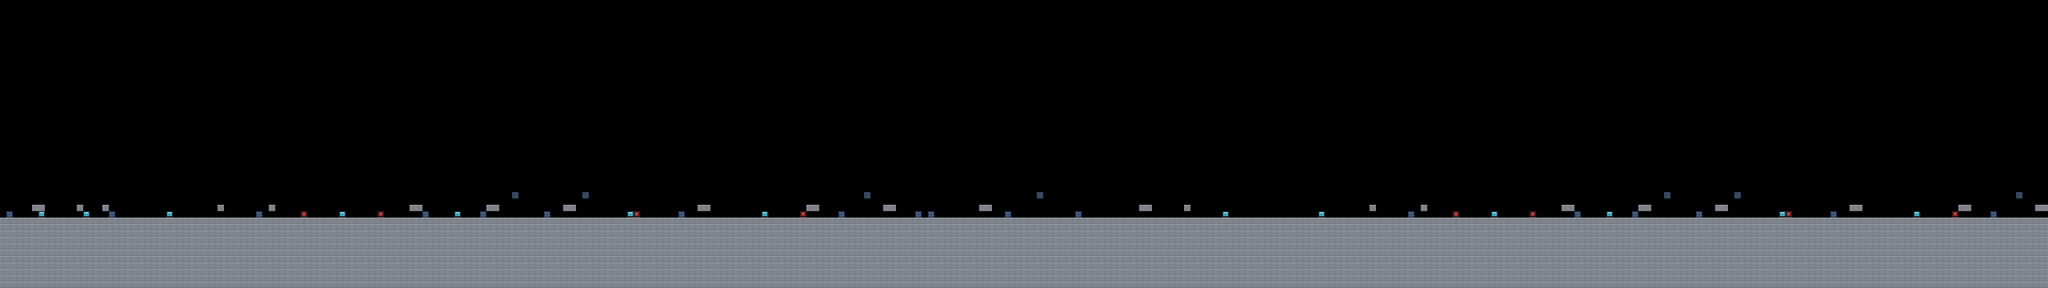

This game map was drawn from its Tiled (.tmx) file and the tilesets committed beside it. A one-line description and the trimmed map source follow:
An orthogonal 320x45 tile map with 16x16 px tiles, 6 tile layers (BG_Far, BG_Mid, BG_Near, Terrain, ...) and 36 objects (8x Checkpoint, 2x Walker, 2x Charger, 2x Brute, 2x WalkerSerpientePequena, ...).

<map version="1.10" tiledversion="1.12.2" orientation="orthogonal" renderorder="right-down" width="320" height="45" tilewidth="16" tileheight="16" infinite="0" nextlayerid="9" nextobjectid="76">
 <properties>
  <property name="ambient_light" type="float" value="0.55" />
  <property name="background_zone" value="oficinas" />
  <property name="bgm_track" value="bgm_zone2_traverse" />
  <property name="bloom" type="float" value="0.3" />
  <property name="schema_version" value="1" />
  <property name="stage_id" value="stage2_1" />
  <property name="stage_name" value="STAGE 2-1 - OFICINAS" />
  <property name="author" value="Saul" />
  <property name="vignette" type="float" value="0.4" />
 </properties>
 <tileset firstgid="1" name="tileset_oficinas" tilewidth="16" tileheight="16" tilecount="16" columns="8">
  <image source="tileset_oficinas.png" width="128" height="32" />
 </tileset>
 <layer id="1" name="BG_Far" width="320" height="45">
  <data>[14400 cells, 0 non-empty, 0 distinct tile ids]</data>
 </layer>
 <layer id="2" name="BG_Mid" width="320" height="45">
  <data>[14400 cells, 0 non-empty, 0 distinct tile ids]</data>
 </layer>
 <layer id="3" name="BG_Near" width="320" height="45">
  <data>[14400 cells, 0 non-empty, 0 distinct tile ids]</data>
 </layer>
 <layer id="4" name="Terrain" width="320" height="45">
  <data>[14400 cells, 3520 non-empty, 1 distinct tile ids]</data>
 </layer>
 <layer id="5" name="Terrain_Detail" width="320" height="45">
  <data>[14400 cells, 83 non-empty, 5 distinct tile ids]</data>
 </layer>
 <objectgroup id="6" name="Objects">
  <object id="5" type="PlayerSpawn" x="96" y="544">
   <point />
  </object>
  <object id="26" type="Walker" x="700" y="544">
   <point />
  </object>
  <object id="27" type="Walker" x="1040" y="544">
   <point />
  </object>
  <object id="28" type="Charger" x="1420" y="544">
   <point />
  </object>
  <object id="29" type="Charger" x="2020" y="544">
   <point />
  </object>
  <object id="31" type="Brute" x="2460" y="544">
   <point />
  </object>
  <object id="32" type="Brute" x="2760" y="544">
   <point />
  </object>
  <object id="38" type="NextTrigger" x="3120" y="416" width="48" height="128" />
  <object id="39" type="Checkpoint" name="Checkpoint_39" x="496" y="544" width="16" height="32">
   <properties>
    <property name="checkpoint_id" type="int" value="0" />
   </properties>
  </object>
  <object id="40" type="Checkpoint" name="Checkpoint_40" x="896" y="544" width="16" height="32">
   <properties>
    <property name="checkpoint_id" type="int" value="1" />
   </properties>
  </object>
  <object id="41" type="Checkpoint" name="Checkpoint_41" x="1296" y="544" width="16" height="32">
   <properties>
    <property name="checkpoint_id" type="int" value="2" />
   </properties>
  </object>
  <object id="42" type="Checkpoint" name="Checkpoint_42" x="1696" y="544" width="16" height="32">
   <properties>
    <property name="checkpoint_id" type="int" value="3" />
   </properties>
  </object>
  <object id="43" type="Checkpoint" name="Checkpoint_43" x="2096" y="544" width="16" height="32">
   <properties>
    <property name="checkpoint_id" type="int" value="4" />
   </properties>
  </object>
  <object id="44" type="Checkpoint" name="Checkpoint_44" x="2520" y="544" width="16" height="32">
   <properties>
    <property name="checkpoint_id" type="int" value="5" />
   </properties>
  </object>
  <object id="45" type="Checkpoint" name="Checkpoint_45" x="2896" y="544" width="16" height="32">
   <properties>
    <property name="checkpoint_id" type="int" value="6" />
   </properties>
  </object>
 <object id="46" name="WalkerSerpientePequena_46" type="WalkerSerpientePequena" x="400" y="516" width="24" height="28"><point /></object><object id="47" name="WalkerTerciopelo_47" type="WalkerTerciopelo" x="600" y="516" width="24" height="28"><point /></object><object id="48" name="ShooterSerpienteArbol_48" type="ShooterSerpienteArbol" x="800" y="516" width="16" height="24"><point /></object><object id="49" name="ShooterVenomoLargo_49" type="ShooterVenomoLargo" x="1000" y="516" width="16" height="24"><point /></object><object id="50" name="FlyingTerciovolador_50" type="FlyingTerciovolador" x="1200" y="484" width="20" height="14"><point /></object><object id="51" name="WalkerRaton_51" type="WalkerRaton" x="1400" y="516" width="24" height="28"><point /></object><object id="52" name="Shielded_52" type="Shielded" x="1600" y="516" width="28" height="24"><point /></object><object id="53" name="FlyingBomber_53" type="FlyingBomber" x="1800" y="484" width="20" height="14"><point /></object><object id="54" name="BruteGolemHielo_54" type="BruteGolemHielo" x="2000" y="516" width="24" height="28"><point /></object><object id="55" name="ChargerWolf_55" type="ChargerWolf" x="2200" y="516" width="28" height="24"><point /></object><object id="56" name="Swimmer_56" type="Swimmer" x="2400" y="516" width="24" height="16"><point /></object><object id="57" name="WalkerTerciopelo_57" type="WalkerTerciopelo" x="160.0" y="516.0" width="24" height="28" /><object id="58" name="ShooterVenomoLargo_58" type="ShooterVenomoLargo" x="320.0" y="516.0" width="16" height="24" /><object id="59" name="FlyingTerciovolador_59" type="FlyingTerciovolador" x="480.0" y="484.0" width="20" height="14" /><object id="60" name="ShooterSerpienteArbol_60" type="ShooterSerpienteArbol" x="640.0" y="516.0" width="16" height="24" /><object id="61" name="WalkerSerpientePequena_61" type="WalkerSerpientePequena" x="960.0" y="516.0" width="24" height="28" /><object id="62" name="WalkerRaton_62" type="WalkerRaton" x="1120.0" y="516.0" width="24" height="28" /><object id="1039" type="Checkpoint" name="Checkpoint_39" x="3696.0" y="544" width="16" height="32">
   <properties>
    <property name="checkpoint_id" type="int" value="0" />
   </properties>
  </object>
  </objectgroup>
 <objectgroup id="7" name="Collision">
  <object id="2" x="0" y="544" width="3200" height="64" />
  <object id="35" x="0" y="0" width="16" height="608" />
  <object id="36" x="3184" y="0" width="16" height="608" />
 </objectgroup>
 <layer id="8" name="FG_Overlay" width="320" height="45">
  <data>[14400 cells, 0 non-empty, 0 distinct tile ids]</data>
 </layer>
</map>
